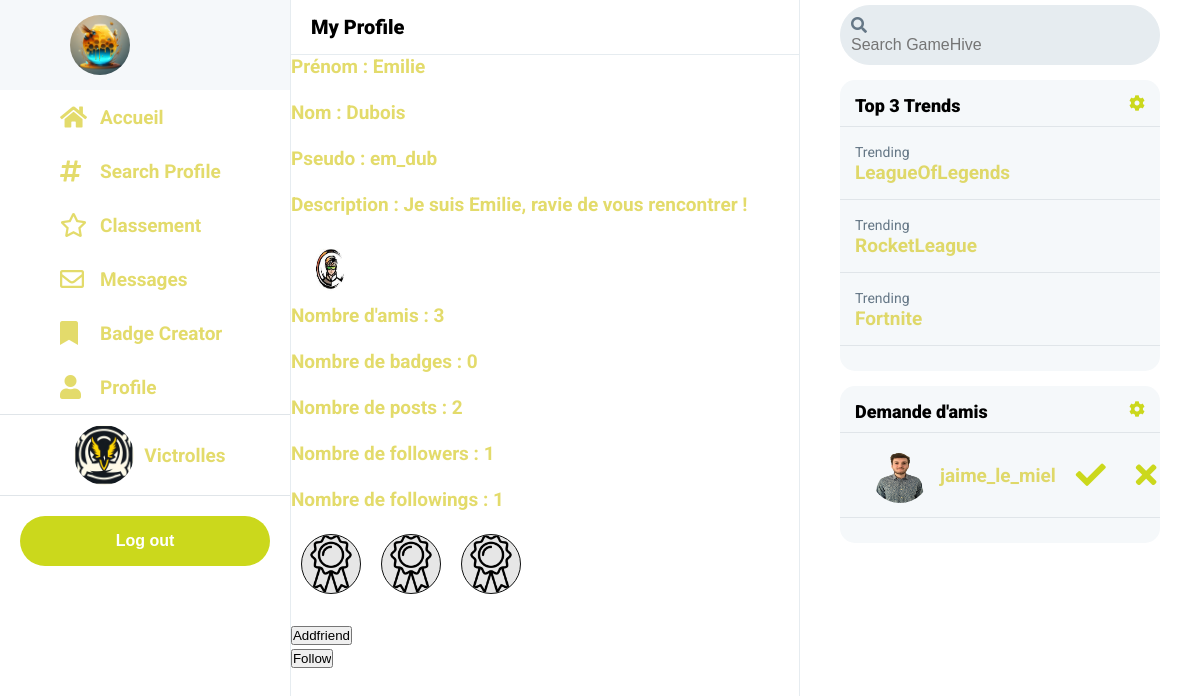
Screenshot of /profil.php?pseudo=em_dub (signed in) with the database file from the repository.
### tables this page shows
CREATE TABLE `profil` (
  `id` int(11) NOT NULL,
  `name` varchar(100) NOT NULL,
  `surname` varchar(100) NOT NULL,
  `pseudo` varchar(100) NOT NULL,
  `avatar` varchar(200) NOT NULL,
  `datedenaissance` date NOT NULL,
  `email` varchar(100) NOT NULL,
  `description` varchar(250) NOT NULL,
  `password` varchar(100) NOT NULL
);

CREATE TABLE `badge` (
  `id` int(11) NOT NULL,
  `image` varchar(200) NOT NULL,
  `description` varchar(100) NOT NULL,
  `id_game` int(11) NOT NULL
);

### php/database.php (called while the page is built, shortened)
<?php
function GetIdFromPseudo($pseudo) {
  global $conn;
  if (!isset($pseudo) || empty($pseudo)){
    $pseudo = $_COOKIE["pseudo"];
  }
  $sql = "SELECT
            *
          FROM
            profil
          WHERE
            pseudo = '$pseudo'";
  $result = $conn->query($sql);
  $row = $result->fetch_assoc();
  $id_profil = $row["id"];
  return $id_profil;
}
function GetNumberOfFriends($id_profil){
  global $conn;
  $sql = "SELECT
            *
          FROM
            friend
          WHERE
            id_profil1 = $id_profil
          OR
            id_profil2 = $id_profil";
  $result = $conn->query($sql);
  $number_of_friends = mysqli_num_rows($result);
  return $number_of_friends;
}
function GetNumberOfBadges($id_profil){
  global $conn;
  $sql = "SELECT
            *
          FROM
            unlocked_badge
          WHERE
            id_profil = $id_profil";
  $result = $conn->query($sql);
  $number_of_badges = mysqli_num_rows($result);
  return $number_of_badges;
}
function GetNumberOfPosts($id_profil){
  global $conn;
  $sql = "SELECT
            *
          FROM
            post
          WHERE
            id_profil = $id_profil";
  $result = $conn->query($sql);
  $number_of_posts = mysqli_num_rows($result);
  return $number_of_posts;
}
function GetNumberOfFollowers($id_profil){
  global $conn;
  $sql = "SELECT
            *
          FROM
            follow
          WHERE
            id_followed = $id_profil";
  $result = $conn->query($sql);
  $number_of_followers = mysqli_num_rows($result);
  return $number_of_followers;
}
function GetNumberOfFollowings($id_profil){
  global $conn;
  $sql = "SELECT
            *
          FROM
            follow
          WHERE
            id_follower = $id_profil";
  $result = $conn->query($sql);
  $number_of_followings = mysqli_num_rows($result);
  return $number_of_followings;
}
function CheckIfFollowing($id_follower, $id_followed){
  global $conn;
  $sql = "SELECT
            *
          FROM
            follow
          WHERE
            id_follower = $id_follower
          AND
            id_followed = $id_followed";
  $result = $conn->query($sql);
  if (mysqli_num_rows($result) > 0) {
    return true;
  } else {
    return false;
  }
}
function CheckIfFriend($id_profil1, $id_profil2){
  global $conn;
  $sql = "SELECT
            *
          FROM
            friend
          WHERE
            (id_profil1 = $id_profil1 AND id_profil2 = $id_profil2)
          OR
            (id_profil1 = $id_profil2 AND id_profil2 = $id_profil1)";
  $result = $conn->query($sql);
  if (mysqli_num_rows($result) > 0) {
    return true;
  } else {
    return false;
  }
}
?>

### profil.php (the view, shortened to what this page needs)
<?php
include "php/database.php";
global $conn;
if (isset($_GET["pseudo"]) && $_GET["pseudo"] != ""){
    $pseudo = $_GET["pseudo"];
    $id_profil = GetIdFromPseudo($pseudo);
    $sql = "SELECT
                *
            FROM
                profil
            WHERE
                pseudo = '$pseudo'";
    $result = $conn->query($sql);
    $row = $result->fetch_assoc();
    $prenom = $row["name"];
    $nom = $row["surname"];
    $avatar = $row["avatar"];
    $description = $row["description"];
} else {
    header("location: accueil.php");
}
?>
<?php include "php/header.php"; ?>
<div class="grid-container">
    <?php require_once('php/left-sidebar.php'); ?>
    <div class="main profile">
        <p class="page__title">My Profile</p>
        <div class="container">
            <?php
                $numberOfFriends = GetNumberOfFriends($id_profil);
                $numberOfBadges = GetNumberOfBadges($id_profil);
                $numberOfPosts = GetNumberOfPosts($id_profil);
                $numberOfFollowers = GetNumberOfFollowers($id_profil);
                $numberOfFollowings = GetNumberOfFollowings($id_profil);
                echo "  <p>Prénom : $prenom</p>
                        <br>
                        <p>Nom : $nom</p>
                        <br>
                        <p>Pseudo : $pseudo</p>
                        <br>
                        <p>Description : $description</p>
                        <br>
                        <img class='ico' src='$avatar' alt='avatar'>
                        <br>
                        <p>Nombre d'amis : $numberOfFriends</p>
                        <br>
                        <p>Nombre de badges : $numberOfBadges</p>
                        <br>
                        <p>Nombre de posts : $numberOfPosts</p>
                        <br>
                        <p>Nombre de followers : $numberOfFollowers</p>
                        <br>
                        <p>Nombre de followings : $numberOfFollowings</p>
                        <br>";
                require_once('php/display_badges.php');
                if ($pseudo != $_COOKIE["pseudo"]){
                    $id_profil2 = GetIdFromPseudo($_COOKIE["pseudo"]);
                    echo "  <form action='php/friends_follows.php' method='post'>
                                <input type='hidden' name='id_profil' value='$id_profil'>
                                <input type='hidden' name='pseudo' value='$pseudo'>";
                    if (CheckIfFriend($id_profil2, $id_profil)){
                        if (CheckIfAccepted($id_profil2, $id_profil)){
                            echo "  <br>
                                    <input type='submit' name='submit' value='Unfriend'>";
                        } else {
                            if (CheckIfProfil1SentRequest($id_profil2, $id_profil))
                            {
                                echo "  <br>
                                        <input type='submit' name='submit' value='En Attente'>";
                            }else {
                                echo "  <br>
                                        <input type='submit' name='submit' value='Accepter'>";
                            }
                        }
                    } else {
                        echo "  <br>
                                <input type='submit' name='submit' value='Addfriend'>";
                    }
                    if (CheckIfFollowing($id_profil2, $id_profil)){
                        echo "  <br>
                                <input type='submit' name='submit' value='Unfollow'>";
                    } else {
                        echo "  <br>
                                <input type='submit' name='submit' value='Follow'>";
                    }
                    echo "</form>";
                }
            ?>
        </div>
    </div>
    <?php require_once('php/right-sidebar.php'); ?>
</div>

### php/left-sidebar.php (shortened to what this page needs)
<?php
$pseudo_sidebar = $_COOKIE['pseudo'];
$sql = "SELECT
            *
        FROM
            profil
        WHERE
            pseudo = '$pseudo_sidebar'";
$result = $conn->query($sql);
$row = $result->fetch_assoc();
$avatar_sidebar = $row["avatar"];
?>
<div class="sidebar">
    <ul style="list-style: none">
        <li>
            <img class="ico" src="images/avatar.png" alt="">
        </li>
        <li class="active__menu">
            <i class="fa fa-home"></i>
            <span>
                <a href="accueil.php">
                    <p>Accueil</p>
                </a>
            </span>
        </li>
        <li>
            <i class="fa fa-hashtag"></i>
            <span>
                <a href="search_profile.php">
                    <p>Search Profile</p>
                </a>
            </span>
        </li>
        <li>
            <i class="far fa-star"></i>
            <span>
                <a href="classement.php">
                    <p>Classement</p>
                </a>
            </span>
        </li>
        <li>
            <i class="far fa-envelope"></i>
            <span>
                <a href="messagerie.php">
                    <p>Messages</p>
                </a>
            </span>
        </li>
        <li>
            <i class="fa fa-bookmark"></i>
            <span>
                <a href="badge_creator.php">
                    <p>Badge Creator</p>
                </a>
            </span>
        </li>
        <li>
            <i class="fa fa-user"></i>
            <span>
                <a href=<?php echo "profil.php?pseudo=$pseudo_sidebar"?>>
                    <p>Profile</p>
                </a>
            </span>
        </li>
    </ul>
    <div class="profile">
        <img class="profile__avatar ico" src="<?php echo $avatar_sidebar; ?>" alt="">
        <div class="profile__info">
            <p class="profile__pseudo"><?php echo $pseudo_sidebar; ?></p>
        </div>
    </div>
    <form class="logout" method="post">
        <button class="sidebar__tweet" type="submit" name="deconnexion">Log out</button>
    </form>
</div>

### php/display_badges.php (shortened to what this page needs)
<?php
$id_profil = GetIdFromPseudo($pseudo);
$sql = "SELECT
            image
        FROM
            badge
        WHERE
            id = 40";
$result = $conn->query($sql);
$row = $result->fetch_assoc();
$default_image = $row["image"];
$sql = "SELECT
            BAD.id,
            BAD.image,
            BAD.description,
            BAD.id_game
        FROM
            unlocked_badge UNL
        INNER JOIN
            badge BAD
                ON
                    UNL.id_badge = BAD.id
        WHERE
            UNL.id_profil = '$id_profil'
        AND
            UNL.selected = 1";
$result = $conn->query($sql);
for ($i = 0; $i < 3; $i++) {
    echo "<div class='dropdown badges'>";
    if ($row = $result->fetch_assoc()) {
        $image = $row["image"];
        $id_badge = $row["id"];
        echo "<img class='dropbtn ico' src='$image' alt='badge'>";
    } else {
        echo "<img class='dropbtn ico' src='$default_image' alt='badge'>";
    }
    echo "</div>";
}

### php/right-sidebar.php (shortened to what this page needs)
<?php
$sql = "SELECT
            SUBSTRING(tag, 2) AS hashtag,
            COUNT(*) AS count
        FROM
            (SELECT DISTINCT
                SUBSTRING_INDEX(SUBSTRING_INDEX(texte, ' ', numbers.n), ' ', -1) AS tag
            FROM
                post
            CROSS JOIN
                (SELECT 1 n UNION SELECT 2 UNION SELECT 3 UNION SELECT 4 UNION SELECT 5) numbers
            WHERE
                CHAR_LENGTH(texte) - CHAR_LENGTH(REPLACE(texte, ' ', '')) + 1 >= numbers.n) tags
        WHERE
            tag REGEXP '^#[a-zA-Z0-9_]+$'
        GROUP BY
            hashtag
        ORDER BY
            count DESC
        LIMIT
            3;";
$data = mysqli_query($conn, $sql);
?>
<div class="right__sidebar">
    <div class="search-container">
        <a href="#" class="search-btn" onclick="submitForm();">
            <i class="fa fa-search"></i>
        </a>
        <form id="search-form" method="GET" action="search.php">
            <input type="text" name="search_texte" placeholder="Search GameHive" class="search-input">
        </form>
    </div>
    <div class="trends__container">
        <div class="trends__box">
            <div class="trends__header">
                <p>Top 3 Trends</p>
                <i class="fa fa-cog"></i>
            </div>
            <div class="trends__body">
                <?php
                while($row=mysqli_fetch_assoc($data))
                {
                    $hashtag = $row['hashtag'];
                    ?>
                    <div class="trend texte">
                        <span>Trending</span>
                        <?php echo "<a href='search.php?search_texte=$hashtag'><p>$hashtag</p></a>";?>
                    </div>
                <?php
                }
                ?>
            </div>
            <div class="trends__footer">
            </div>
        </div>
    </div>
    <?php
    $id_profil_self = GetIdFromPseudo("");
    $sql = "SELECT
                PRO.id,
                PRO.avatar,
                PRO.pseudo
            FROM
                friend FRI
            INNER JOIN
                profil PRO
                    ON
                        FRI.id_profil1 = PRO.id
            WHERE
                id_profil2 = $id_profil_self
            AND
                FRI.accepter = 0";
    $result = $conn->query($sql);
    ?>
    <div class="trends__container">
        <div class="trends__box">
            <div class="trends__header">
                <p>Demande d'amis</p>
                <i class="fa fa-cog"></i>
            </div>
            <div class="trends__body">
                <?php
                while($row=mysqli_fetch_assoc($result))
                {
                    $id = $row['id'];
                    $pseudo = $row['pseudo'];
                    $avatar = $row['avatar'];
                    echo "  <div class='friends__lists__item'>
                                <div class='avatar'>
                                    <a href='profil.php?pseudo=$pseudo'>
                                        <img class='ico' src='$avatar' alt='Avatar'>
                                    </a>
                                </div>
                                <div class='pseudo'>
                                    <a href='profil.php?pseudo=$pseudo'>
                                        <p>$pseudo</p>
                                    </a>
                                </div>
                                <div class='decision'>
                                    <a href='php/accepter.php?id=$id'>
                                        <i class='fa fa-check'></i>
                                    </a>
                                </div>
                                <div class='decision'>
                                    <a href='php/refuser.php?id=$id'>
                                        <i class='fa fa-times'></i>
                                    </a>
                                </div>
                            </div>";
                }
                ?>
            </div>
            <div class="trends__footer">
            </div>
        </div>
    </div>
</div>

### rows the page displays
profil: avatar (picture)
profil: name "Emilie", surname "Dubois", description "Je suis Emilie, ravie de vous rencontrer !", avatar (picture)
badge: image (picture)
profil: avatar (picture), pseudo "jaime_le_miel"

### other values shown
$pseudo_sidebar "Victrolles"
$pseudo "em_dub"
$numberOfFriends "3"
$numberOfBadges "0"
$numberOfPosts "2"
$numberOfFollowers "1"
$numberOfFollowings "1"
$hashtag "LeagueOfLegends"
$hashtag "RocketLeague"
$hashtag "Fortnite"
